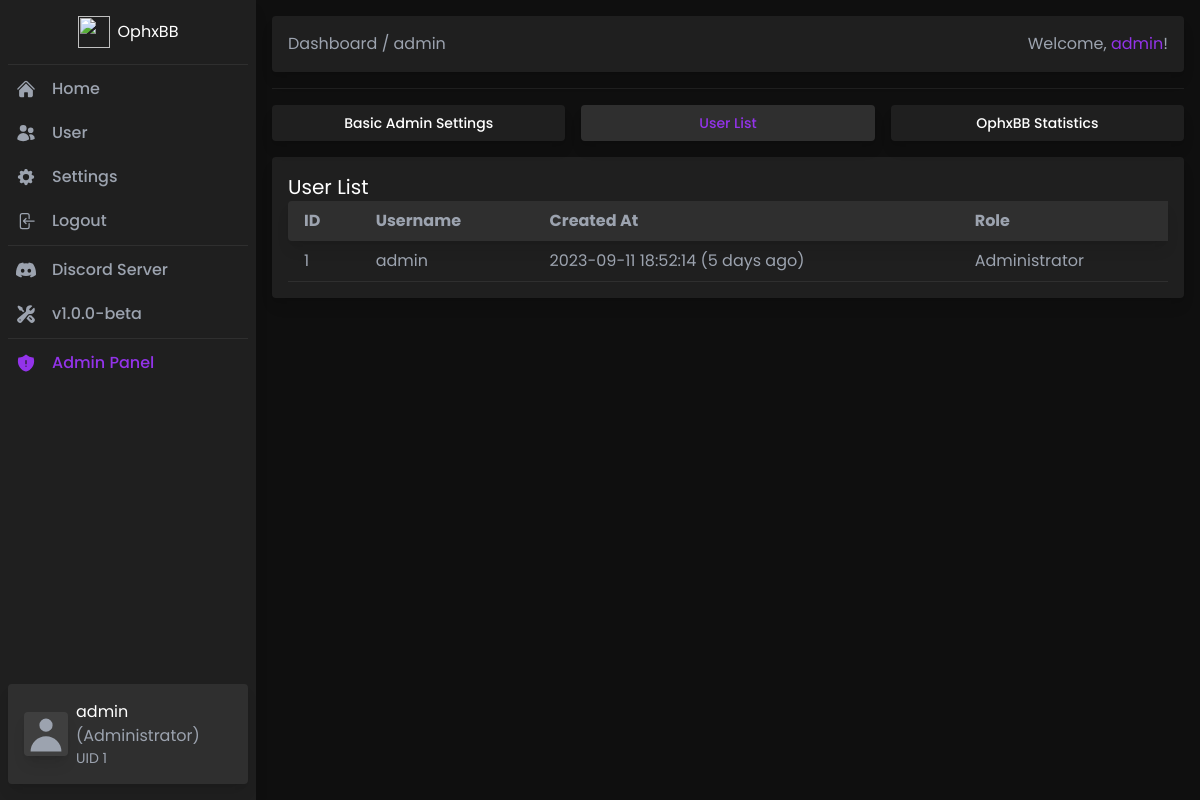
Page /dashboard/admin.php?users (signed in) on the committed database.
### tables this page shows
CREATE TABLE `users` (
  `id` int(11) NOT NULL,
  `uuid` mediumtext NOT NULL,
  `username` varchar(255) NOT NULL,
  `password` varchar(255) NOT NULL,
  `created_at` datetime NOT NULL DEFAULT current_timestamp(),
  `avatar` varchar(255) NOT NULL,
  `role` varchar(255) NOT NULL DEFAULT 'User'
);

### server/s.config.php (called while the page is built)
<?php
    return (object) array(
        "host" => "127.0.0.1",
        "username" => "root",
        "password" => "",
        "database" => "ophxbb_panel",
        "appName" => "OphxBB",
        "appVersion" => "1.0.0-beta",
        "recaptcha_sitekey" => "6Le4XRIoAAAAAMPZgLr4RIb1tKl4iMb8g3piOfWJ",
    );

### components/dashboard/functions.php (called while the page is built)
<?php
    function timeAgo($date) {
        $timestamp = $date;
        $strTime = array("second", "minute", "hour", "day", "month", "year");
        $length = array("60", "60", "24", "30", "12", "10");
        $currentTime = time();
        if ($currentTime >= $timestamp) {
            $diff = time() - $timestamp;
            for ($i = 0; $diff >= $length[$i] && $i < count($length) - 1; $i++) {
                $diff = $diff / $length[$i];
            }
            $diff = round($diff);
            return "" . $diff . " " . $strTime[$i] . "s ago";
        }
    }

### dashboard/admin.php (the view, shortened to what this page needs)
<?php
    $config = include_once("../server/s.config.php");
    require_once("../server/s.db.php");
    $err = $msg = "";
    $tabTitle = "settings";
    if (isset($_GET["users"])) {
        $tabTitle = "users";
    }
    $user_num_query = mysqli_query($mysqli, "SELECT count(1) FROM `users`");
    $user_num_row = mysqli_fetch_row($user_num_query);
    $user_num = $user_num_row[0];
    $latest_mem_query = mysqli_query($mysqli, "SELECT `username` FROM `users` WHERE id = (SELECT MAX(id) FROM `users`)");
    $latest_mem_row = mysqli_fetch_row($latest_mem_query);
    $latest_mem = $latest_mem_row[0];
    $user_list = mysqli_query($mysqli, "SELECT * FROM `users` ORDER BY id DESC");
    require_once("../components/dashboard/functions.php");
?>
<!DOCTYPE html>
<html lang="en" class="scroll-smooth">
<head>
    <link rel="stylesheet" href="../assets/scroll.css">
</head>
<body class="bg-[#0f0f0f]" style="font-family: 'Poppins', sans-serif !important;" onload="spin()">
    <div class="main hidden">
        <div class="flex">
            <div>
                <?php require_once("../components/dashboard/sidebar.php"); ?>
            </div>
            <div class="ml-64 p-4 w-full">
                <div class="space-y-4">
                    <?php require_once("../components/dashboard/header.php"); ?>
                    <div class="flex gap-4 w-full">
                        <button onclick="window.location.href='?settings'" class="w-full transition-all duriation-150 px-4 py-2 text-sm font-medium rounded <?php echo ($tabTitle == "settings") ? "shadow-lg text-purple-600 bg-[#2f2f2f]" : "shadow-lg text-white hover:text-purple-600 bg-[#1f1f1f] hover:bg-[#2f2f2f]" ?>">
                            Basic Admin Settings
                        </button>
                        <button onclick="window.location.href='?users'" class="w-full transition-all duriation-150 px-4 py-2 text-sm font-medium rounded <?php echo ($tabTitle == "users") ? "shadow-lg text-purple-600 bg-[#2f2f2f]" : "shadow-lg text-white hover:text-purple-600 bg-[#1f1f1f] hover:bg-[#2f2f2f]" ?>">
                            User List
                        </button>
                        <button onclick="window.location.href='?stats'" class="w-full transition-all duriation-150 px-4 py-2 text-sm font-medium rounded <?php echo ($tabTitle == "stats") ? "shadow-lg text-purple-600 bg-[#2f2f2f]" : "shadow-lg text-white hover:text-purple-600 bg-[#1f1f1f] hover:bg-[#2f2f2f]" ?>">
                            <?php echo htmlspecialchars($config->appName); ?> Statistics
                        </button>
                    </div>
                    <?php if ($tabTitle == "settings") { ?>
                        <div class="grid grid-cols-3 gap-4">
                            <div class="bg-[#1f1f1f] shadow-lg rounded p-4">
                                <p class="text-white text-xl">Change MOTD</p>
                                <form action="admin" method="post" class="space-y-4">
                                    <input autocomplete="off" type="text" name="new_motd" id="new_motd" placeholder="New MOTD" class="transition-all duriation-150 px-4 py-2 rounded text-white placeholder-gray-400 font-medium w-full flex outline-none border-none shadow-lg bg-[#2f2f2f]">
                                    <button type="submit" name="change_motd" class="transition-all duriation-150 px-4 py-2 rounded text-white font-medium text-center w-full flex items-center justify-center bg-purple-600 hover:bg-purple-700">
                                        Update
                                    </button>
                                    <?php if (!empty($err)) { ?>
                                        <p class="text-red-600">
                                            <?php echo htmlspecialchars($err); ?>
                                        </p>
                                    <?php } ?>
                                    <?php if (!empty($msg)) { ?>
                                        <p class="text-green-600">
                                            <?php echo htmlspecialchars($msg); ?>
                                        </p>
                                    <?php } ?>
                                </form>
                            </div>
                        </div>
                    <?php } else if ($tabTitle == "users") { ?>
                        <div class="bg-[#1f1f1f] shadow-lg rounded p-4">
                            <p class="text-white text-xl">User List</p>
                            <table class="w-full text-left text-gray-400">
                                <thead class="bg-[#2f2f2f] shadow-lg">
                                    <tr>
                                        <th scope="col" class="px-4 py-2 rounded-l">
                                            ID
                                        </th>
                                        <th scope="col" class="px-4 py-2">
                                            Username
                                        </th>
                                        <th scope="col" class="px-4 py-2">
                                            Created At
                                        </th>
                                        <th scope="col" class="px-4 py-2">
                                            Role
                                        </th>
                                    </tr>
                                </thead>
                                <tbody class="font-normal">
                                    <?php while ($row = mysqli_fetch_array($user_list)) { ?>
                                        <tr class="border-b border-[#2f2f2f]">
                                            <td class="px-4 py-2">
                                                <?php echo htmlspecialchars($row["id"]); ?>
                                            </td>
                                            <td class="px-4 py-2">
                                                <?php echo htmlspecialchars($row["username"]); ?>
                                            </td>
                                            <td class="px-4 py-2">
                                                <?php echo htmlspecialchars($row["created_at"]); ?>
                                                (<?php
                                                    $d = strtotime(htmlspecialchars($row["created_at"]));
                                                    echo timeAgo($d);
                                                ?>)
                                            </td>
                                            <td class="px-4 py-2">
                                                <?php echo htmlspecialchars($row["role"]); ?>
                                            </td>
                                        </tr>
                                    <?php } ?>
                                </tbody>
                            </table>
                        </div>
                    <?php } else if ($tabTitle == "stats") { ?>
                        <div class="grid grid-cols-3 gap-4">
                            <div class="bg-[#1f1f1f] shadow-lg rounded p-4">
                                <p class="text-white text-xl"><?php echo htmlspecialchars($user_num); ?></p>
                                <p class="text-gray-400">Users</p>
                            </div>
                            <div class="bg-[#1f1f1f] shadow-lg rounded p-4">
                                <p class="text-white text-xl"><?php echo htmlspecialchars($latest_mem); ?></p>
                                <p class="text-gray-400">Recently Joined</p>
                            </div>
                            <div class="bg-[#1f1f1f] shadow-lg rounded p-4">
                                <p class="text-white text-xl">1337</p>
                                <p class="text-gray-400">Registered Today</p>
                            </div>
                            <div class="bg-[#1f1f1f] shadow-lg rounded p-4">
                                <p class="text-white text-xl">1337</p>
                                <p class="text-gray-400">Logged In Today</p>
                            </div>
                        </div>
                    <?php } ?>
                </div>
            </div>
        </div>
    </div>
</body>
<script src="https://cdn.tailwindcss.com/"></script>
</html>

### components/dashboard/sidebar.php (shortened to what this page needs)
<?php
    $page = basename($_SERVER["PHP_SELF"]);
?>
<aside class="fixed top-0 left-0 z-40 w-64 h-screen">
    <div class="h-full py-4 px-2 overflow-y-auto bg-[#1f1f1f] shadow-lg flex flex-col justify-between">
        <div>
            <ul class="space-y-1">
                <li class="mb-4">
                    <a href="/dashboard/" class="flex items-center gap-2 justify-center">
                        <img src="https://cdn3.emoji.gg/emojis/5058-stonedyay.png" class="h-8 w-8">
                        <span class="text-white"><?php echo htmlspecialchars($config->appName); ?></span>
                    </a>
                </li>
                <li>
                    <div class="border-b border-[#2f2f2f]"></div>
                </li>
                <li>
                    <a href="/dashboard/" class="transition-all duriation-150 flex items-center p-2 text-base font-medium <?php if($page=='index.php'){echo 'text-purple-600';}else{echo 'text-gray-400 hover:text-purple-600';} ?>">
                        <span>Home</span>
                    </a>
                </li>
                <li>
                    <a href="/dashboard/user" class="transition-all duriation-150 flex items-center p-2 text-base font-medium <?php if($page=='user.php'){echo 'text-purple-600';}else{echo 'text-gray-400 hover:text-purple-600';} ?>">
                        <span>User</span>
                    </a>
                </li>
                <li>
                    <a href="/dashboard/settings" class="transition-all duriation-150 flex items-center p-2 text-base font-medium <?php if($page=='settings.php'){echo 'text-purple-600';}else{echo 'text-gray-400 hover:text-purple-600';} ?>">
                        <span>Settings</span>
                    </a>
                </li>
                <li>
                    <a href="/logout" class="transition-all duriation-150 flex items-center p-2 text-base font-medium <?php if($page==''){echo 'text-red-600';}else{echo 'text-gray-400 hover:text-red-600';} ?>">
                        <span>Logout</span>
                    </a>
                </li>
                <li>
                    <div class="border-b border-[#2f2f2f]"></div>
                </li>
                <li>
                    <a href="https://discord.gg/" target="_blank" class="transition-all duriation-150 flex items-center p-2 text-base font-medium text-gray-400 hover:text-purple-600">
                        Discord Server
                    </a>
                </li>
                <li>
                    <p class="transition-all duriation-150 flex items-center p-2 text-base font-medium text-gray-400">
                        v<?php echo htmlspecialchars($config->appVersion); ?>
                    </p>
                </li>
                <?php if ($_SESSION["role"] == "Administrator") { ?>
                    <li>
                        <div class="border-b border-[#2f2f2f]"></div>
                    </li>
                    <li>
                        <a href="/dashboard/admin" class="transition-all duriation-150 flex items-center p-2 text-base font-medium <?php if($page=='admin.php'){echo 'text-purple-600';}else{echo 'text-gray-400 hover:text-purple-600';} ?>">
                            <span>Admin Panel</span>
                        </a>
                    </li>
                <?php } ?>
            </ul>
        </div>
        <div>
            <div class="bg-[#2f2f2f] shadow-lg rounded p-4 flex items-center">
                <div>
                    <?php if ($_SESSION["avatar"] != "") { ?>
                        <img src="" class="mr-2 max-w-11 max-h-11 rounded shadow-lg">
                    <?php } else { ?>
                        <div class="w-11 mr-2">
                            <div class="relative h-11 w-11 overflow-hidden bg-[#3f3f3f] rounded shadow-lg">
                                <svg class="absolute h-11 w-11 text-gray-400" fill="currentColor" viewBox="0 0 20 20" xmlns="http://www.w3.org/2000/svg">
                                    <path fill-rule="evenodd" d="M10 9a3 3 0 100-6 3 3 0 000 6zm-7 9a7 7 0 1114 0H3z" clip-rule="evenodd"></path>
                                </svg>
                            </div>
                        </div>
                    <?php } ?>
                </div>
                <div>
                    <p class="text-white"><?php echo htmlspecialchars($_SESSION["username"]); ?> <span class="text-gray-400">(<?php echo htmlspecialchars($_SESSION["role"]); ?>)</span></p>
                    <p class="text-gray-400 text-sm">UID <?php echo htmlspecialchars($_SESSION["id"]); ?></p>
                </div>
            </div>
        </div>
    </div>
</aside>

### components/dashboard/header.php
<div class="bg-[#1f1f1f] shadow-lg rounded p-4 flex justify-between">
    <p class="text-gray-400">Dashboard / <?php echo basename($_SERVER["PHP_SELF"], ".php"); ?></p>
    <p class="text-gray-400">Welcome, <span class="text-purple-600"><?php echo $_SESSION["username"]; ?></span>!</p>
</div>
<div class="border-b border-[#1f1f1f]"></div>

### rows in the picture
users: id "1", username "admin", created_at "2023-09-11 18:52:14", created_at "5 days ago", role "Administrator"

### other values in the picture
$config->appName "OphxBB"
$config->appVersion "1.0.0-beta"
$_SESSION["username"] "admin"
$_SESSION["role"] "Administrator"
$_SESSION["id"] "1"
basename($_SERVER["PHP_SELF"], ".php") "admin"
